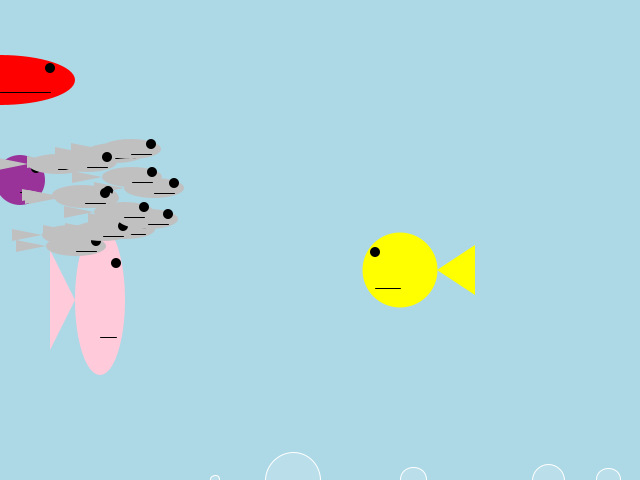
Frame 1 (no input)
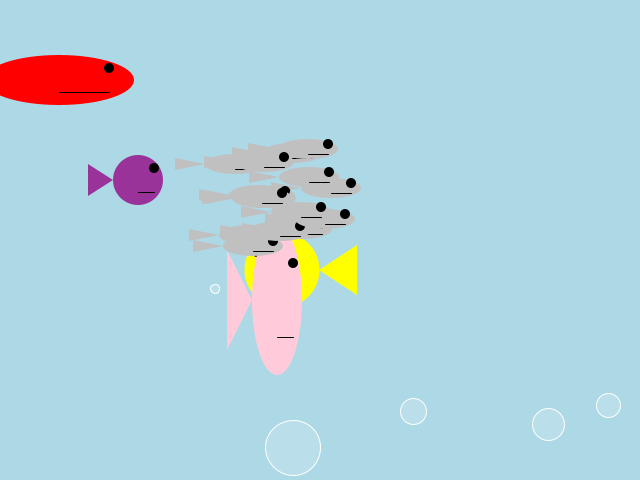
Frame 60 (the mouse pressed at the canvas centre just before this capture)
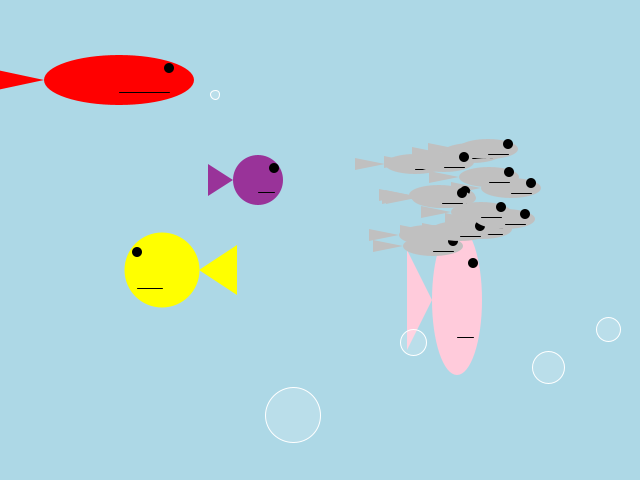
Frame 120 (the mouse held since frame 60 and released just before this capture)

The Processing sketch that drew these frames (run headless with seeded random() and noise(); from frame 60 on, the mouse is pressed at the canvas centre):

// Processing sketch: aquario
// ── aquario.pde
final int windowWidth = 640;
final int windowHeight = 480;

color lightblue = color(173,216,230);
color red = color(255,0,0);
color white = color(255,255,255);
color black = color(0,0,0);
color purple = color(153,51,153);
color yellow = color(255,255,0);
color rose = color(255,203,219);
color silver = color(192,192,192);

class Fish
{
  int x;
  int y;
  int rWidth;
  int rHeight;
  int vel;
  color c;
  
  Fish(int x, int y, int rWidth, int rHeight,int vel, color c)
  {
    this.x = x;
    this.y = y;
    this.rWidth = rWidth;
    this.rHeight = rHeight;
    this.vel = vel;
    this.c = c;
  }
  
  void update()
  {
    x+=vel;
    if(vel > 0 && x >= windowWidth)
      x = -rWidth;
    else if(vel < 0 && x <= -rWidth)
      x = windowWidth;
  }
  
   void draw()
  {
    noStroke();
    fill(c);
    ellipse(x, y, rWidth, rHeight);
    if(vel > 0)
    {
      triangle( x-rWidth/2,y , x-rWidth,y+rHeight/3 , x-rWidth,y-rHeight/3);
      fill(black);
      circle( x+rWidth*2/6, y-rHeight/4,10);
      stroke(0);
      line(x,y+rHeight/4 ,x+rWidth/3,y+rHeight/4);
    }
    else 
    {
      triangle( x+rWidth/2,y , x+rWidth,y-rHeight/3 , x+rWidth,y+rHeight/3);
      fill(black);
      circle( x-rWidth*2/6, y-rHeight/4,10);
      stroke(0);
      line(x,y+rHeight/4 ,x-rWidth/3,y+rHeight/4);
    }      
  }
}

class Sardine extends Fish
{
  Sardine(int x, int y)
  {
    super(x,y,60,20,3,silver);
  }
}

Sardine sardinha[] = new Sardine[16];
int n = 0;

void CreateSardine(int xcir, int ycir, int raio)
{
  int i = 0;
  while(i < 16)
  {
    int x = ceil(random(xcir - raio, xcir + raio));
    int y = ceil(random(ycir - raio, ycir + raio));
    if(((pow(x-xcir,2) + pow(y-ycir,2)) < pow(raio,2)))
      {
        sardinha[n++] = new Sardine(x,y);
        i++;
      }
   } 
}

class Bubble
{
  float x;
  float y;
  float extend;
  
  Bubble(float x, float y, float extend)
  {
   this.x = x;
   this.y = y;
   this.extend = extend;
  }
  
  void update()
  {
    y -= 30/extend;
    if(y < 0)
      y = windowHeight + extend;
  }
  
  void draw()
  {
   fill(255, 40);
   stroke(255);
   circle(x, y, extend);
  }
}

void settings()
{
  size(windowWidth, windowHeight);
}

Fish peixe1 = new Fish(0, 80, 150, 50, 1, red);
Fish peixe2 = new Fish(20, 180, 50, 50, 2, purple);
Fish peixe3 = new Fish(400, 270, 75, 75, -2, yellow);
Fish peixe4 = new Fish(100, 300, 50, 150, 3, rose);

Fish aquario[] = {peixe1, peixe2, peixe3, peixe4};

Bubble bolha1 = new Bubble(random(windowWidth), windowHeight, random(100));
Bubble bolha2 = new Bubble(random(windowWidth), windowHeight, random(100));
Bubble bolha3 = new Bubble(random(windowWidth), windowHeight, random(100));
Bubble bolha4 = new Bubble(random(windowWidth), windowHeight, random(100));
Bubble bolha5 = new Bubble(random(windowWidth), windowHeight, random(100));

Bubble bolhas[] = {bolha1, bolha2, bolha3, bolha4, bolha5};

void setup()
{
  CreateSardine(100,200,60);
  aquario = (Fish[])concat(aquario, sardinha);
}

void drawAquario()
{
  for(int i = 0; i < aquario.length; i++)
  {
    aquario[i].draw();
    aquario[i].update();
  }
}

void drawBolhas()
{
  for(int i = 0; i < bolhas.length; i++)
  {
    bolhas[i].draw();
    bolhas[i].update();
  }
}

void draw()
{
  background(lightblue);
  drawAquario();
  drawBolhas();
}
